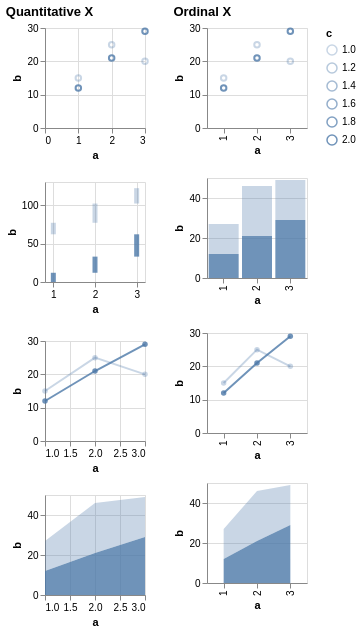

This figure's Vega-Lite source:
### Vega specification from a JSON file in a GitHub repository (floating-point values rounded to 4 significant figures)
{"$schema": "https://vega.github.io/schema/vega/v6.json", "description": "Testing invalid", "background": "white", "padding": 5, "data": [{"name": "source_0", "values": [{"a": 1, "b": 15, "c": 1}, {"a": 2, "b": 25, "c": 1}, {"a": 3, "b": 20, "c": 1}, {"a": 1, "b": 12, "c": 2}, {"a": 2, "b": 21, "c": 2}, {"a": 3, "b": 29, "c": 2}, {"a": 1, "b": 8, "c": null}, {"a": 2, "b": 31, "c": null}, {"a": 3, "b": 49, "c": null}]}, {"name": "data_0", "source": "source_0", "transform": [{"type": "formula", "expr": "toNumber(datum[\"a\"])", "as": "a"}]}, {"name": "data_1", "source": "data_0", "transform": [{"type": "filter", "expr": "isValid(datum[\"a\"]) && isFinite(+datum[\"a\"]) && isValid(datum[\"b\"]) && isFinite(+datum[\"b\"]) && isValid(datum[\"c\"]) && isFinite(+datum[\"c\"])"}]}, {"name": "data_2", "source": "data_0", "transform": [{"type": "stack", "groupby": [], "field": "b", "sort": {"field": ["c"], "order": ["descending"]}, "as": ["b_start", "b_end"], "offset": "zero"}, {"type": "filter", "expr": "isValid(datum[\"a\"]) && isFinite(+datum[\"a\"]) && isValid(datum[\"b\"]) && isFinite(+datum[\"b\"]) && isValid(datum[\"c\"]) && isFinite(+datum[\"c\"])"}]}, {"name": "data_3", "source": "data_0", "transform": [{"type": "impute", "field": "b", "groupby": ["c"], "key": "a", "method": "value", "value": 0}, {"type": "stack", "groupby": ["a"], "field": "b", "sort": {"field": ["c"], "order": ["descending"]}, "as": ["b_start", "b_end"], "offset": "zero"}, {"type": "filter", "expr": "isValid(datum[\"a\"]) && isFinite(+datum[\"a\"]) && isValid(datum[\"b\"]) && isFinite(+datum[\"b\"]) && isValid(datum[\"c\"]) && isFinite(+datum[\"c\"])"}]}, {"name": "data_4", "source": "data_0", "transform": [{"type": "filter", "expr": "isValid(datum[\"b\"]) && isFinite(+datum[\"b\"]) && isValid(datum[\"c\"]) && isFinite(+datum[\"c\"])"}]}, {"name": "data_5", "source": "data_0", "transform": [{"type": "stack", "groupby": ["a"], "field": "b", "sort": {"field": ["c"], "order": ["descending"]}, "as": ["b_start", "b_end"], "offset": "zero"}, {"type": "filter", "expr": "isValid(datum[\"b\"]) && isFinite(+datum[\"b\"]) && isValid(datum[\"c\"]) && isFinite(+datum[\"c\"])"}]}, {"name": "data_6", "source": "data_0", "transform": [{"type": "impute", "field": "b", "groupby": ["c"], "key": "a", "method": "value", "value": 0}, {"type": "stack", "groupby": ["a"], "field": "b", "sort": {"field": ["c"], "order": ["descending"]}, "as": ["b_start", "b_end"], "offset": "zero"}, {"type": "filter", "expr": "isValid(datum[\"b\"]) && isFinite(+datum[\"b\"]) && isValid(datum[\"c\"]) && isFinite(+datum[\"c\"])"}]}], "signals": [{"name": "childWidth", "value": 100}, {"name": "concat_0_childHeight", "value": 100}, {"name": "concat_1_childHeight", "value": 100}], "layout": {"padding": 20, "bounds": "full", "align": "each"}, "marks": [{"type": "group", "name": "concat_0_group", "title": {"text": "Quantitative X", "anchor": "start"}, "layout": {"padding": 20, "columns": 1, "bounds": "full", "align": "each"}, "marks": [{"type": "group", "name": "concat_0_concat_0_group", "style": "cell", "encode": {"update": {"width": {"signal": "childWidth"}, "height": {"signal": "concat_0_childHeight"}}}, "marks": [{"name": "concat_0_concat_0_marks", "type": "symbol", "style": ["point"], "from": {"data": "data_1"}, "encode": {"update": {"opacity": {"scale": "opacity", "field": "c"}, "fill": {"value": "transparent"}, "stroke": {"value": "#4c78a8"}, "tooltip": {"signal": "{\"a\": format(datum[\"a\"], \"\"), \"b\": format(datum[\"b\"], \"\"), \"c\": format(datum[\"c\"], \"\")}"}, "ariaRoleDescription": {"value": "point"}, "description": {"signal": "\"a: \" + (format(datum[\"a\"], \"\")) + \"; b: \" + (format(datum[\"b\"], \"\")) + \"; c: \" + (format(datum[\"c\"], \"\"))"}, "x": {"scale": "concat_0_concat_0_x", "field": "a"}, "y": {"scale": "concat_0_concat_0_y", "field": "b"}}}}], "axes": [{"scale": "concat_0_concat_0_x", "orient": "bottom", "gridScale": "concat_0_concat_0_y", "grid": true, "tickCount": {"signal": "ceil(childWidth/40)"}, "domain": false, "labels": false, "aria": false, "maxExtent": 0, "minExtent": 0, "ticks": false, "zindex": 0}, {"scale": "concat_0_concat_0_y", "orient": "left", "gridScale": "concat_0_concat_0_x", "grid": true, "tickCount": {"signal": "ceil(concat_0_childHeight/40)"}, "domain": false, "labels": false, "aria": false, "maxExtent": 0, "minExtent": 0, "ticks": false, "zindex": 0}, {"scale": "concat_0_concat_0_x", "orient": "bottom", "grid": false, "title": "a", "labelFlush": true, "labelOverlap": true, "tickCount": {"signal": "ceil(childWidth/40)"}, "zindex": 0}, {"scale": "concat_0_concat_0_y", "orient": "left", "grid": false, "title": "b", "labelOverlap": true, "tickCount": {"signal": "ceil(concat_0_childHeight/40)"}, "zindex": 0}]}, {"type": "group", "name": "concat_0_concat_1_group", "style": "cell", "encode": {"update": {"width": {"signal": "childWidth"}, "height": {"signal": "concat_0_childHeight"}}}, "marks": [{"name": "concat_0_concat_1_marks", "type": "rect", "style": ["bar"], "from": {"data": "data_2"}, "encode": {"update": {"fill": {"value": "#4c78a8"}, "opacity": {"scale": "opacity", "field": "c"}, "tooltip": {"signal": "{\"a\": format(datum[\"a\"], \"\"), \"b\": format(datum[\"b\"], \"\"), \"c\": format(datum[\"c\"], \"\")}"}, "ariaRoleDescription": {"value": "bar"}, "description": {"signal": "\"a: \" + (format(datum[\"a\"], \"\")) + \"; b: \" + (format(datum[\"b\"], \"\")) + \"; c: \" + (format(datum[\"c\"], \"\"))"}, "xc": {"scale": "concat_0_concat_1_x", "field": "a"}, "width": {"value": 5}, "y": {"scale": "concat_0_concat_1_y", "field": "b_end"}, "y2": {"scale": "concat_0_concat_1_y", "field": "b_start"}}}}], "axes": [{"scale": "concat_0_concat_1_x", "orient": "bottom", "gridScale": "concat_0_concat_1_y", "grid": true, "tickCount": {"signal": "ceil(childWidth/40)"}, "domain": false, "labels": false, "aria": false, "maxExtent": 0, "minExtent": 0, "ticks": false, "zindex": 0}, {"scale": "concat_0_concat_1_y", "orient": "left", "gridScale": "concat_0_concat_1_x", "grid": true, "tickCount": {"signal": "ceil(concat_0_childHeight/40)"}, "domain": false, "labels": false, "aria": false, "maxExtent": 0, "minExtent": 0, "ticks": false, "zindex": 0}, {"scale": "concat_0_concat_1_x", "orient": "bottom", "grid": false, "title": "a", "labelFlush": true, "labelOverlap": true, "tickCount": {"signal": "ceil(childWidth/40)"}, "zindex": 0}, {"scale": "concat_0_concat_1_y", "orient": "left", "grid": false, "title": "b", "labelOverlap": true, "tickCount": {"signal": "ceil(concat_0_childHeight/40)"}, "zindex": 0}]}, {"type": "group", "name": "concat_0_concat_2_group", "style": "cell", "encode": {"update": {"width": {"signal": "childWidth"}, "height": {"signal": "concat_0_childHeight"}}}, "marks": [{"name": "concat_0_concat_2_layer_0_pathgroup", "type": "group", "from": {"facet": {"name": "faceted_path_concat_0_concat_2_layer_0_main", "data": "data_1", "groupby": ["c"]}}, "encode": {"update": {"width": {"field": {"group": "width"}}, "height": {"field": {"group": "height"}}}}, "marks": [{"name": "concat_0_concat_2_layer_0_marks", "type": "line", "style": ["line"], "sort": {"field": "x"}, "from": {"data": "faceted_path_concat_0_concat_2_layer_0_main"}, "encode": {"update": {"stroke": {"value": "#4c78a8"}, "opacity": {"scale": "opacity", "field": "c"}, "tooltip": {"signal": "{\"a\": format(datum[\"a\"], \"\"), \"b\": format(datum[\"b\"], \"\"), \"c\": format(datum[\"c\"], \"\")}"}, "description": {"signal": "\"a: \" + (format(datum[\"a\"], \"\")) + \"; b: \" + (format(datum[\"b\"], \"\")) + \"; c: \" + (format(datum[\"c\"], \"\"))"}, "x": {"scale": "concat_0_concat_2_x", "field": "a"}, "y": {"scale": "concat_0_concat_2_y", "field": "b"}}}}]}, {"name": "concat_0_concat_2_layer_1_marks", "type": "symbol", "style": ["point"], "from": {"data": "data_1"}, "encode": {"update": {"opacity": {"scale": "opacity", "field": "c"}, "fill": {"value": "#4c78a8"}, "tooltip": {"signal": "{\"a\": format(datum[\"a\"], \"\"), \"b\": format(datum[\"b\"], \"\"), \"c\": format(datum[\"c\"], \"\")}"}, "ariaRoleDescription": {"value": "point"}, "description": {"signal": "\"a: \" + (format(datum[\"a\"], \"\")) + \"; b: \" + (format(datum[\"b\"], \"\")) + \"; c: \" + (format(datum[\"c\"], \"\"))"}, "x": {"scale": "concat_0_concat_2_x", "field": "a"}, "y": {"scale": "concat_0_concat_2_y", "field": "b"}}}}], "axes": [{"scale": "concat_0_concat_2_x", "orient": "bottom", "gridScale": "concat_0_concat_2_y", "grid": true, "tickCount": {"signal": "ceil(childWidth/40)"}, "domain": false, "labels": false, "aria": false, "maxExtent": 0, "minExtent": 0, "ticks": false, "zindex": 0}, {"scale": "concat_0_concat_2_y", "orient": "left", "gridScale": "concat_0_concat_2_x", "grid": true, "tickCount": {"signal": "ceil(concat_0_childHeight/40)"}, "domain": false, "labels": false, "aria": false, "maxExtent": 0, "minExtent": 0, "ticks": false, "zindex": 0}, {"scale": "concat_0_concat_2_x", "orient": "bottom", "grid": false, "title": "a", "labelFlush": true, "labelOverlap": true, "tickCount": {"signal": "ceil(childWidth/40)"}, "zindex": 0}, {"scale": "concat_0_concat_2_y", "orient": "left", "grid": false, "title": "b", "labelOverlap": true, "tickCount": {"signal": "ceil(concat_0_childHeight/40)"}, "zindex": 0}]}, {"type": "group", "name": "concat_0_concat_3_group", "style": "cell", "encode": {"update": {"width": {"signal": "childWidth"}, "height": {"signal": "concat_0_childHeight"}}}, "marks": [{"name": "concat_0_concat_3_pathgroup", "type": "group", "from": {"facet": {"name": "faceted_path_concat_0_concat_3_main", "data": "data_3", "groupby": ["c"]}}, "encode": {"update": {"width": {"field": {"group": "width"}}, "height": {"field": {"group": "height"}}}}, "marks": [{"name": "concat_0_concat_3_marks", "type": "area", "style": ["area"], "sort": {"field": "x"}, "from": {"data": "faceted_path_concat_0_concat_3_main"}, "encode": {"update": {"orient": {"value": "vertical"}, "fill": {"value": "#4c78a8"}, "opacity": {"scale": "opacity", "field": "c"}, "tooltip": {"signal": "{\"a\": format(datum[\"a\"], \"\"), \"b\": format(datum[\"b\"], \"\"), \"c\": format(datum[\"c\"], \"\")}"}, "description": {"signal": "\"a: \" + (format(datum[\"a\"], \"\")) + \"; b: \" + (format(datum[\"b\"], \"\")) + \"; c: \" + (format(datum[\"c\"], \"\"))"}, "x": {"scale": "concat_0_concat_3_x", "field": "a"}, "y": {"scale": "concat_0_concat_3_y", "field": "b_end"}, "y2": {"scale": "concat_0_concat_3_y", "field": "b_start"}}}}]}], "axes": [{"scale": "concat_0_concat_3_x", "orient": "bottom", "gridScale": "concat_0_concat_3_y", "grid": true, "tickCount": {"signal": "ceil(childWidth/40)"}, "domain": false, "labels": false, "aria": false, "maxExtent": 0, "minExtent": 0, "ticks": false, "zindex": 0}, {"scale": "concat_0_concat_3_y", "orient": "left", "gridScale": "concat_0_concat_3_x", "grid": true, "tickCount": {"signal": "ceil(concat_0_childHeight/40)"}, "domain": false, "labels": false, "aria": false, "maxExtent": 0, "minExtent": 0, "ticks": false, "zindex": 0}, {"scale": "concat_0_concat_3_x", "orient": "bottom", "grid": false, "title": "a", "labelFlush": true, "labelOverlap": true, "tickCount": {"signal": "ceil(childWidth/40)"}, "zindex": 0}, {"scale": "concat_0_concat_3_y", "orient": "left", "grid": false, "title": "b", "labelOverlap": true, "tickCount": {"signal": "ceil(concat_0_childHeight/40)"}, "zindex": 0}]}]}, {"type": "group", "name": "concat_1_group", "title": {"text": "Ordinal X", "anchor": "start"}, "layout": {"padding": 20, "columns": 1, "bounds": "full", "align": "each"}, "marks": [{"type": "group", "name": "concat_1_concat_0_group", "style": "cell", "encode": {"update": {"width": {"signal": "childWidth"}, "height": {"signal": "concat_1_childHeight"}}}, "marks": [{"name": "concat_1_concat_0_marks", "type": "symbol", "style": ["point"], "from": {"data": "data_4"}, "encode": {"update": {"opacity": {"scale": "opacity", "field": "c"}, "fill": {"value": "transparent"}, "stroke": {"value": "#4c78a8"}, "tooltip": {"signal": "{\"a\": isValid(datum[\"a\"]) ? datum[\"a\"] : \"\"+datum[\"a\"], \"b\": format(datum[\"b\"], \"\"), \"c\": format(datum[\"c\"], \"\")}"}, "ariaRoleDescription": {"value": "point"}, "description": {"signal": "\"a: \" + (isValid(datum[\"a\"]) ? datum[\"a\"] : \"\"+datum[\"a\"]) + \"; b: \" + (format(datum[\"b\"], \"\")) + \"; c: \" + (format(datum[\"c\"], \"\"))"}, "x": {"scale": "concat_1_concat_0_x", "field": "a"}, "y": {"scale": "concat_1_concat_0_y", "field": "b"}}}}], "axes": [{"scale": "concat_1_concat_0_y", "orient": "left", "gridScale": "concat_1_concat_0_x", "grid": true, "tickCount": {"signal": "ceil(concat_1_childHeight/40)"}, "domain": false, "labels": false, "aria": false, "maxExtent": 0, "minExtent": 0, "ticks": false, "zindex": 0}, {"scale": "concat_1_concat_0_x", "orient": "bottom", "grid": false, "title": "a", "labelAlign": "right", "labelAngle": 270, "labelBaseline": "middle", "zindex": 0}, {"scale": "concat_1_concat_0_y", "orient": "left", "grid": false, "title": "b", "labelOverlap": true, "tickCount": {"signal": "ceil(concat_1_childHeight/40)"}, "zindex": 0}]}, {"type": "group", "name": "concat_1_concat_1_group", "style": "cell", "encode": {"update": {"width": {"signal": "childWidth"}, "height": {"signal": "concat_1_childHeight"}}}, "marks": [{"name": "concat_1_concat_1_marks", "type": "rect", "style": ["bar"], "from": {"data": "data_5"}, "encode": {"update": {"fill": {"value": "#4c78a8"}, "opacity": {"scale": "opacity", "field": "c"}, "tooltip": {"signal": "{\"a\": isValid(datum[\"a\"]) ? datum[\"a\"] : \"\"+datum[\"a\"], \"b\": format(datum[\"b\"], \"\"), \"c\": format(datum[\"c\"], \"\")}"}, "ariaRoleDescription": {"value": "bar"}, "description": {"signal": "\"a: \" + (isValid(datum[\"a\"]) ? datum[\"a\"] : \"\"+datum[\"a\"]) + \"; b: \" + (format(datum[\"b\"], \"\")) + \"; c: \" + (format(datum[\"c\"], \"\"))"}, "x": {"scale": "concat_1_concat_1_x", "field": "a"}, "width": {"signal": "max(0.25, bandwidth('concat_1_concat_1_x'))"}, "y": {"scale": "concat_1_concat_1_y", "field": "b_end"}, "y2": {"scale": "concat_1_concat_1_y", "field": "b_start"}}}}], "axes": [{"scale": "concat_1_concat_1_y", "orient": "left", "gridScale": "concat_1_concat_1_x", "grid": true, "tickCount": {"signal": "ceil(concat_1_childHeight/40)"}, "domain": false, "labels": false, "aria": false, "maxExtent": 0, "minExtent": 0, "ticks": false, "zindex": 0}, {"scale": "concat_1_concat_1_x", "orient": "bottom", "grid": false, "title": "a", "labelAlign": "right", "labelAngle": 270, "labelBaseline": "middle", "zindex": 0}, {"scale": "concat_1_concat_1_y", "orient": "left", "grid": false, "title": "b", "labelOverlap": true, "tickCount": {"signal": "ceil(concat_1_childHeight/40)"}, "zindex": 0}]}, {"type": "group", "name": "concat_1_concat_2_group", "style": "cell", "encode": {"update": {"width": {"signal": "childWidth"}, "height": {"signal": "concat_1_childHeight"}}}, "marks": [{"name": "concat_1_concat_2_layer_0_pathgroup", "type": "group", "from": {"facet": {"name": "faceted_path_concat_1_concat_2_layer_0_main", "data": "data_4", "groupby": ["c"]}}, "encode": {"update": {"width": {"field": {"group": "width"}}, "height": {"field": {"group": "height"}}}}, "marks": [{"name": "concat_1_concat_2_layer_0_marks", "type": "line", "style": ["line"], "sort": {"field": "x"}, "from": {"data": "faceted_path_concat_1_concat_2_layer_0_main"}, "encode": {"update": {"stroke": {"value": "#4c78a8"}, "opacity": {"scale": "opacity", "field": "c"}, "tooltip": {"signal": "{\"a\": isValid(datum[\"a\"]) ? datum[\"a\"] : \"\"+datum[\"a\"], \"b\": format(datum[\"b\"], \"\"), \"c\": format(datum[\"c\"], \"\")}"}, "description": {"signal": "\"a: \" + (isValid(datum[\"a\"]) ? datum[\"a\"] : \"\"+datum[\"a\"]) + \"; b: \" + (format(datum[\"b\"], \"\")) + \"; c: \" + (format(datum[\"c\"], \"\"))"}, "x": {"scale": "concat_1_concat_2_x", "field": "a"}, "y": {"scale": "concat_1_concat_2_y", "field": "b"}}}}]}, {"name": "concat_1_concat_2_layer_1_marks", "type": "symbol", "style": ["point"], "from": {"data": "data_4"}, "encode": {"update": {"opacity": {"scale": "opacity", "field": "c"}, "fill": {"value": "#4c78a8"}, "tooltip": {"signal": "{\"a\": isValid(datum[\"a\"]) ? datum[\"a\"] : \"\"+datum[\"a\"], \"b\": format(datum[\"b\"], \"\"), \"c\": format(datum[\"c\"], \"\")}"}, "ariaRoleDescription": {"value": "point"}, "description": {"signal": "\"a: \" + (isValid(datum[\"a\"]) ? datum[\"a\"] : \"\"+datum[\"a\"]) + \"; b: \" + (format(datum[\"b\"], \"\")) + \"; c: \" + (format(datum[\"c\"], \"\"))"}, "x": {"scale": "concat_1_concat_2_x", "field": "a"}, "y": {"scale": "concat_1_concat_2_y", "field": "b"}}}}], "axes": [{"scale": "concat_1_concat_2_y", "orient": "left", "gridScale": "concat_1_concat_2_x", "grid": true, "tickCount": {"signal": "ceil(concat_1_childHeight/40)"}, "domain": false, "labels": false, "aria": false, "maxExtent": 0, "minExtent": 0, "ticks": false, "zindex": 0}, {"scale": "concat_1_concat_2_x", "orient": "bottom", "grid": false, "title": "a", "labelAlign": "right", "labelAngle": 270, "labelBaseline": "middle", "zindex": 0}, {"scale": "concat_1_concat_2_y", "orient": "left", "grid": false, "title": "b", "labelOverlap": true, "tickCount": {"signal": "ceil(concat_1_childHeight/40)"}, "zindex": 0}]}, {"type": "group", "name": "concat_1_concat_3_group", "style": "cell", "encode": {"update": {"width": {"signal": "childWidth"}, "height": {"signal": "concat_1_childHeight"}}}, "marks": [{"name": "concat_1_concat_3_pathgroup", "type": "group", "from": {"facet": {"name": "faceted_path_concat_1_concat_3_main", "data": "data_6", "groupby": ["c"]}}, "encode": {"update": {"width": {"field": {"group": "width"}}, "height": {"field": {"group": "height"}}}}, "marks": [{"name": "concat_1_concat_3_marks", "type": "area", "style": ["area"], "sort": {"field": "x"}, "from": {"data": "faceted_path_concat_1_concat_3_main"}, "encode": {"update": {"orient": {"value": "vertical"}, "fill": {"value": "#4c78a8"}, "opacity": {"scale": "opacity", "field": "c"}, "tooltip": {"signal": "{\"a\": isValid(datum[\"a\"]) ? datum[\"a\"] : \"\"+datum[\"a\"], \"b\": format(datum[\"b\"], \"\"), \"c\": format(datum[\"c\"], \"\")}"}, "description": {"signal": "\"a: \" + (isValid(datum[\"a\"]) ? datum[\"a\"] : \"\"+datum[\"a\"]) + \"; b: \" + (format(datum[\"b\"], \"\")) + \"; c: \" + (format(datum[\"c\"], \"\"))"}, "x": {"scale": "concat_1_concat_3_x", "field": "a"}, "y": {"scale": "concat_1_concat_3_y", "field": "b_end"}, "y2": {"scale": "concat_1_concat_3_y", "field": "b_start"}}}}]}], "axes": [{"scale": "concat_1_concat_3_y", "orient": "left", "gridScale": "concat_1_concat_3_x", "grid": true, "tickCount": {"signal": "ceil(concat_1_childHeight/40)"}, "domain": false, "labels": false, "aria": false, "maxExtent": 0, "minExtent": 0, "ticks": false, "zindex": 0}, {"scale": "concat_1_concat_3_x", "orient": "bottom", "grid": false, "title": "a", "labelAlign": "right", "labelAngle": 270, "labelBaseline": "middle", "zindex": 0}, {"scale": "concat_1_concat_3_y", "orient": "left", "grid": false, "title": "b", "labelOverlap": true, "tickCount": {"signal": "ceil(concat_1_childHeight/40)"}, "zindex": 0}]}]}], "scales": [{"name": "opacity", "type": "linear", "domain": {"fields": [{"data": "data_1", "field": "c"}, {"data": "data_2", "field": "c"}, {"data": "data_3", "field": "c"}, {"data": "data_4", "field": "c"}, {"data": "data_5", "field": "c"}, {"data": "data_6", "field": "c"}]}, "range": [0.3, 0.8], "zero": false}, {"name": "concat_0_concat_0_x", "type": "linear", "domain": {"data": "data_1", "field": "a"}, "range": [0, {"signal": "childWidth"}], "nice": true, "zero": true}, {"name": "concat_0_concat_0_y", "type": "linear", "domain": {"data": "data_1", "field": "b"}, "range": [{"signal": "concat_0_childHeight"}, 0], "nice": true, "zero": true}, {"name": "concat_0_concat_1_x", "type": "linear", "domain": {"data": "data_2", "field": "a"}, "range": [0, {"signal": "childWidth"}], "nice": true, "zero": false, "padding": 5}, {"name": "concat_0_concat_1_y", "type": "linear", "domain": {"data": "data_2", "fields": ["b_start", "b_end"]}, "range": [{"signal": "concat_0_childHeight"}, 0], "nice": true, "zero": true}, {"name": "concat_0_concat_2_x", "type": "linear", "domain": {"data": "data_1", "field": "a"}, "range": [0, {"signal": "childWidth"}], "nice": true, "zero": false}, {"name": "concat_0_concat_2_y", "type": "linear", "domain": {"data": "data_1", "field": "b"}, "range": [{"signal": "concat_0_childHeight"}, 0], "nice": true, "zero": true}, {"name": "concat_0_concat_3_x", "type": "linear", "domain": {"data": "data_3", "field": "a"}, "range": [0, {"signal": "childWidth"}], "nice": true, "zero": false}, {"name": "concat_0_concat_3_y", "type": "linear", "domain": {"data": "data_3", "fields": ["b_start", "b_end"]}, "range": [{"signal": "concat_0_childHeight"}, 0], "nice": true, "zero": true}, {"name": "concat_1_concat_0_x", "type": "point", "domain": {"data": "data_4", "field": "a", "sort": true}, "range": [0, {"signal": "childWidth"}], "padding": 0.5}, {"name": "concat_1_concat_0_y", "type": "linear", "domain": {"data": "data_4", "field": "b"}, "range": [{"signal": "concat_1_childHeight"}, 0], "nice": true, "zero": true}, {"name": "concat_1_concat_1_x", "type": "band", "domain": {"data": "data_5", "field": "a", "sort": true}, "range": [0, {"signal": "childWidth"}], "paddingInner": 0.1, "paddingOuter": 0.05}, {"name": "concat_1_concat_1_y", "type": "linear", "domain": {"data": "data_5", "fields": ["b_start", "b_end"]}, "range": [{"signal": "concat_1_childHeight"}, 0], "nice": true, "zero": true}, {"name": "concat_1_concat_2_x", "type": "point", "domain": {"data": "data_4", "field": "a", "sort": true}, "range": [0, {"signal": "childWidth"}], "padding": 0.5}, {"name": "concat_1_concat_2_y", "type": "linear", "domain": {"data": "data_4", "field": "b"}, "range": [{"signal": "concat_1_childHeight"}, 0], "nice": true, "zero": true}, {"name": "concat_1_concat_3_x", "type": "point", "domain": {"data": "data_6", "field": "a", "sort": true}, "range": [0, {"signal": "childWidth"}], "padding": 0.5}, {"name": "concat_1_concat_3_y", "type": "linear", "domain": {"data": "data_6", "fields": ["b_start", "b_end"]}, "range": [{"signal": "concat_1_childHeight"}, 0], "nice": true, "zero": true}], "legends": [{"opacity": "opacity", "symbolType": "circle", "title": "c", "encode": {"symbols": {"update": {"fill": {"value": "transparent"}, "stroke": {"value": "#4c78a8"}}}}}], "config": {"mark": {"tooltip": true}}}
